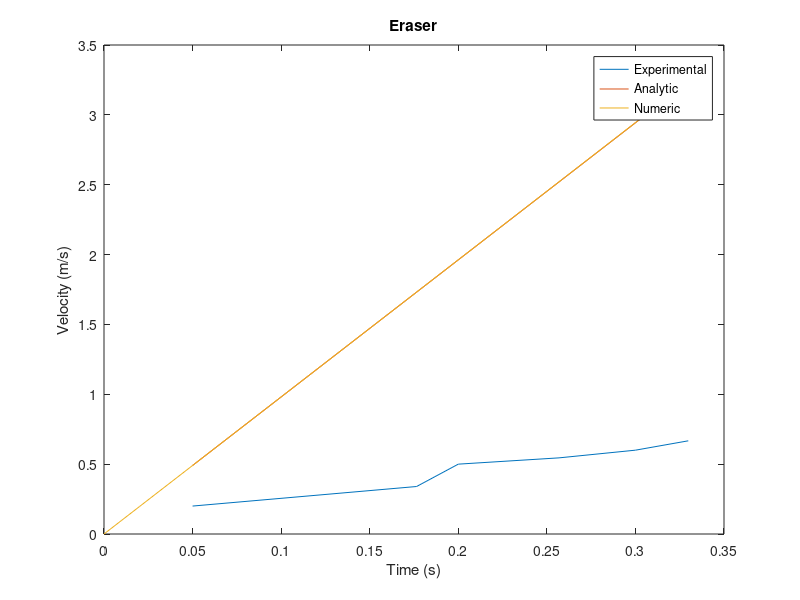
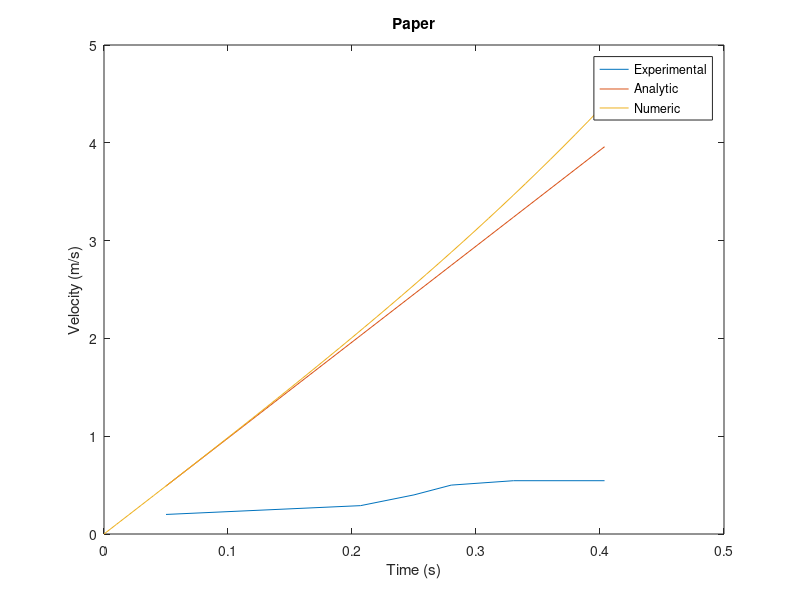

Write MATLAB code to recreate these figures, in order.
% Homework 3
% clear all; clc;

% Experimental
v_eraser = [0.2,0.34,0.5,0.545,0.6,0.667];
v_paper = [0.2,0.29,0.4,0.5,0.545,0.545];
dist = [0.01,0.06,0.1,0.14,0.18,0.22];

% Plot using data
t_eraser = (1./v_eraser).*dist;
t_paper = (1./v_paper).*dist;

figure(1); clf(1);
plot(t_eraser,v_eraser);
title('Eraser');
xlabel('Time (s)');
ylabel('Velocity (m/s)');
hold on;
figure(2); clf(2);
plot(t_paper,v_paper);
title('Paper');
xlabel('Time (s)');
ylabel('Velocity (m/s)');
hold on;

% Plot using analytic soln (- air resistance)
g = 9.81;
v=@(t) g*t;
v_anal_eraser = v(t_eraser);
v_anal_paper  = v(t_paper);

figure(1);
plot(t_eraser,v_anal_eraser);
figure(2);
plot(t_paper,v_anal_paper);

% Plot using numerical
rho_air = 1.225;
C_drag = 1.05; % for cube
A_eraser = 2.76E-4;
A_paper = 2.673E-2;
m_paper = 906e-4;
m_eraser = 3e-3;
g = 9.81;

fe=@(t,v) 1/(2*m_paper)*rho_air*v^2*C_drag*A_eraser+g;
fp=@(t,v) 1/(2*m_paper)*rho_air*v^2*C_drag*A_paper+g;
t_e(1)=0;t_p(1)=0;
v_e(1)=0;v_p(1)=0;
h = 0.01;
Lt_p = max(t_paper);
Lt_e = max(t_eraser);
numSteps_p = Lt_p/h;
numSteps_e = Lt_e/h;

for i=1:numSteps_p
	t_p(i+1) = t_p(i) + h;
	v_p(i+1) = v_p(i) + h*fp(t_p(i),v_p(i));
end
for i=1:numSteps_e
	t_e(i+1) = t_e(i) + h;
	v_e(i+1) = v_e(i) + h*fe(t_e(i),v_e(i));
end

figure(1);
plot(t_e,v_e);
legend('Experimental','Analytic','Numeric');
figure(2);
plot(t_p,v_p);
legend('Experimental','Analytic','Numeric');

saveas(figure(1),'images/Eraser.png');
saveas(figure(2),'images/Paper.png');

wait = input("Press Enter to continue");
